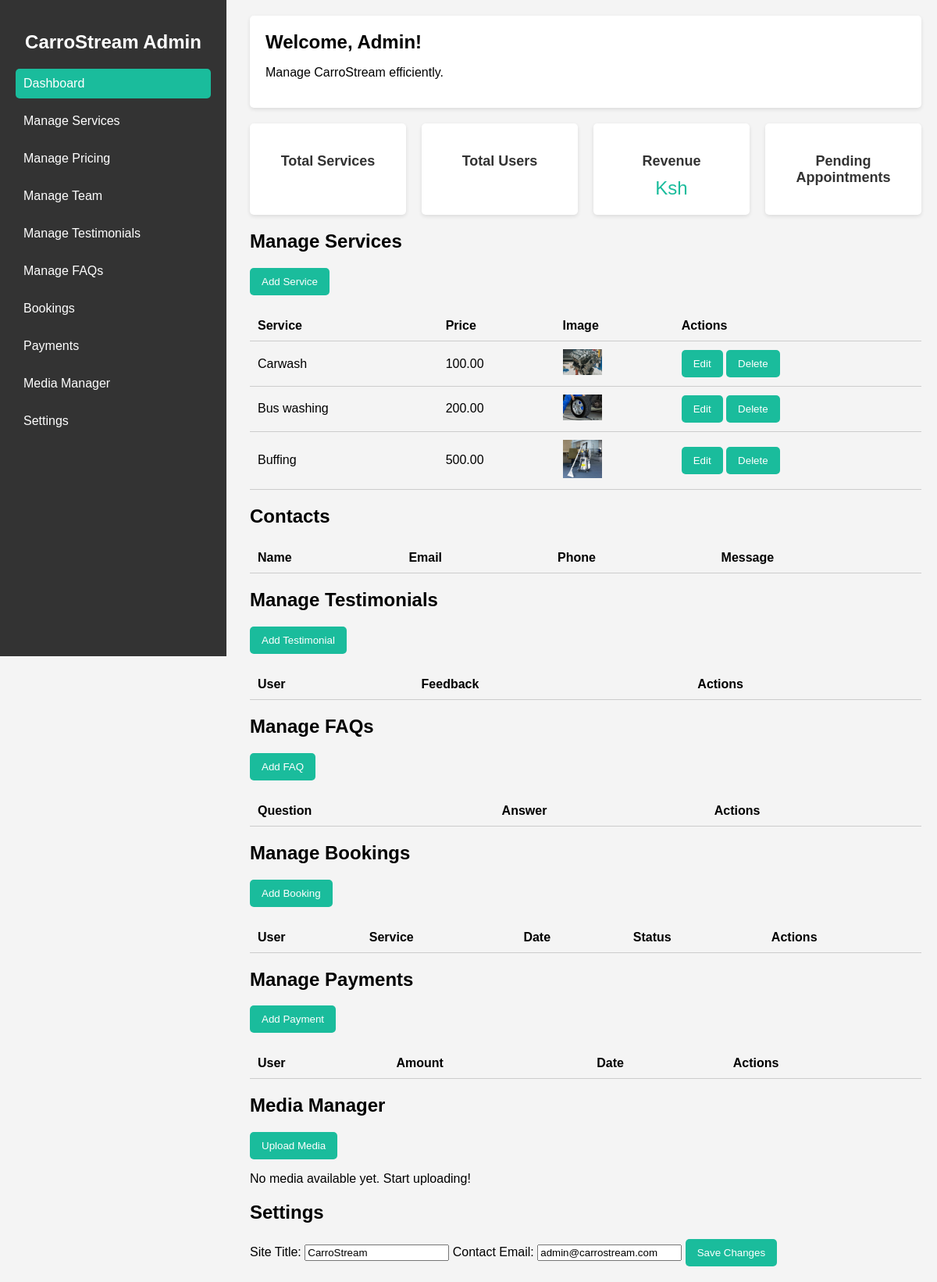
The app's page /services/dashboard, older data.
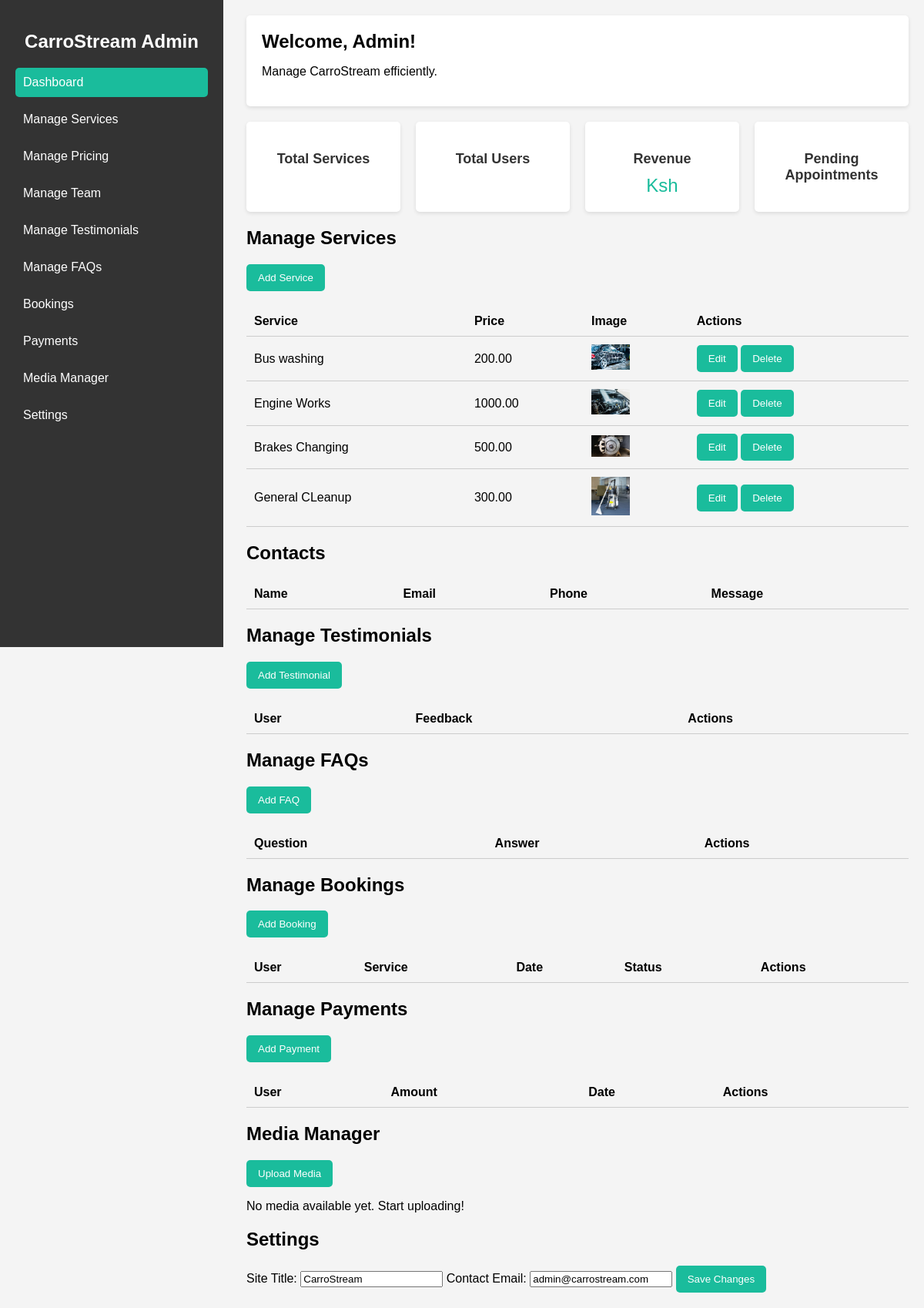
The same page, newer data.
### services/models.py (models this page shows, shortened)
class Service(models.Model):
    title = models.CharField(max_length=200)
    slug = models.SlugField(unique=True, blank=True)
    description = models.TextField()
    price = models.DecimalField(max_digits=10, decimal_places=2)
    image = models.ImageField(upload_to='services/')
    created_at = models.DateTimeField(auto_now_add=True)  # Automatically set when a service is created
    updated_at = models.DateTimeField(auto_now=True)  # Automatically update when the service is modified

### services/views.py (the view)
# urls.py: path('dashboard', views.dashboard, name='dashboard'),
def dashboard(request):
    services = Service.objects.all()
    pricing_plans = PricingPlan.objects.all()
    team_members = TeamMember.objects.all()
    testimonials = Testimonial.objects.all()
    faqs = FAQ.objects.all()
    bookings = Booking.objects.all()
    payments = Payment.objects.all()
    media_files = MediaFile.objects.all()
    context = {
        'services': services,
        'pricing_plans': pricing_plans,
        'team_members': team_members,
        'testimonials': testimonials,
        'faqs': faqs,
        'bookings': bookings,
        'payments': payments,
        'media_files': media_files,
    }
    return render(request, 'dashboard/siteadmin_dashboard.html', context)

### templates/dashboard/siteadmin_dashboard.html (shortened to what the changed rows need)
{% load static %}
<!DOCTYPE html>
<html lang="en">
<head>
    {% block css %}
    <link rel="stylesheet" href="{% static 'dashboard/css/siteadmin_dashboard.css' %}">
    {% endblock %}
</head>
<body>
    <div class="admin-dashboard">
        <aside class="sidebar">
            <h2>CarroStream Admin</h2>
        </aside>
        <main class="main-content">
            <header>
                <h1>Welcome, Admin!</h1>
            </header>
<div id="dynamic-section">
    <h2>Manage Services</h2>
    <table id="services-table">
        <thead>
            <tr>
                <th>Service</th>
                <th>Price</th>
                <th>Image</th>
                <th>Actions</th>
            </tr>
        </thead>
        <tbody>
            {% for service in services %}
            <tr id="service-{{ service.id }}">
                <td>{{ service.title }}</td>
                <td>{{ service.price }}</td>
                <td>
                    {% if service.image %}
                        <img src="{{ service.image.url }}" alt="Service Image" width="50">
                    {% else %}
                        <img src="{% static 'dashboard/img/placeholder.png' %}" alt="No image" width="50">
                    {% endif %}
                </td>
                <td>
                    <button onclick="editService('{{ service.id }}')">Edit</button>
                    <button onclick="deleteService('{{ service.id }}')">Delete</button>
                </td>
            </tr>
            {% endfor %}
        </tbody>
    </table>
</div>
<div id="dynamic-section">
    <h2>Contacts</h2>
<table id="contacts-table">
    <thead>
        <tr>
            <th>Name</th>
            <th>Email</th>
            <th>Phone</th>
            <th>Message</th>
        </tr>
    </thead>
</table>
</div>
<div id="dynamic-section">
    <h2>Manage Testimonials</h2>
    <table id="testimonials-table">
        <thead>
            <tr>
                <th>User</th>
                <th>Feedback</th>
                <th>Actions</th>
            </tr>
        </thead>
    </table>
</div>
<div id="dynamic-section">
    <h2>Manage FAQs</h2>
    <table id="faqs-table">
        <thead>
            <tr>
                <th>Question</th>
                <th>Answer</th>
                <th>Actions</th>
            </tr>
        </thead>
    </table>
</div>
<div id="dynamic-section">
    <h2>Manage Bookings</h2>
    <table id="bookings-table">
        <thead>
            <tr>
                <th>User</th>
                <th>Service</th>
                <th>Date</th>
                <th>Status</th>
                <th>Actions</th>
            </tr>
        </thead>
    </table>
</div>
<div id="dynamic-section">
    <h2>Manage Payments</h2>
    <table id="payments-table">
        <thead>
            <tr>
                <th>User</th>
                <th>Amount</th>
                <th>Date</th>
                <th>Actions</th>
            </tr>
        </thead>
    </table>
</div>
<div id="dynamic-section">
    <h2>Media Manager</h2>
</div>
                <div id="dynamic-section">
                    <h2>Settings</h2>
                </div>
        </main>
    </div>
</body>
</html>

Row changes from the older to the newer data that the page shows:
removed Service: title "Carwash", price "100.00", image (picture)
removed Service: title "Buffing", price "500.00", image (picture)
changed Service "Bus washing": image: a different picture
added Service: title "Engine Works", price "1000.00", image (picture)
added Service: title "Brakes Changing", price "500.00", image (picture)
added Service: title "General CLeanup", price "300.00", image (picture)
